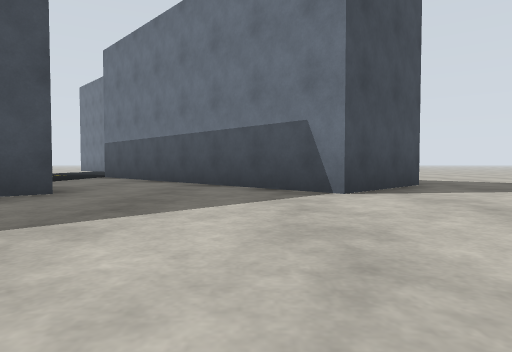
View 1 (above)

12 first-person views from a walk through a world built for the Gazebo simulator. The camera is 0.72 m above the floor, tilts 2° down and sees 75° across. The floor is counted in squares, 2 m on a side. Each view is taken from the middle of a square. On the plan, view 1 faces up. The plan holds only what a view shows up to about 9 squares ahead; the rest is blank. The place goes on beyond the plan.

View 2
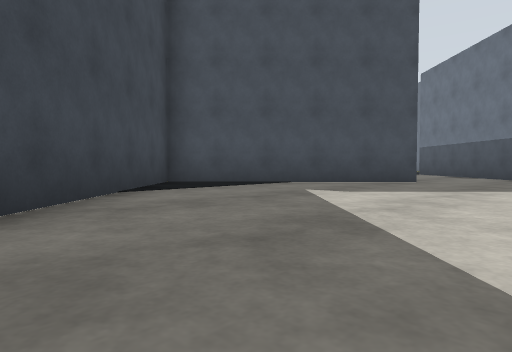

View 3
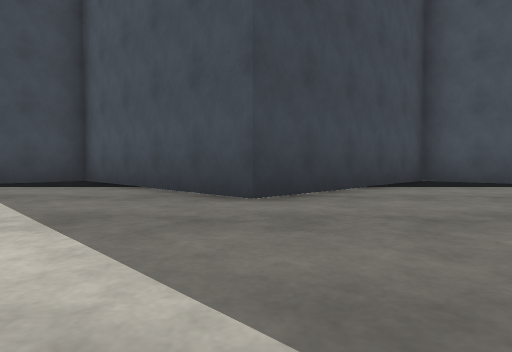

View 4
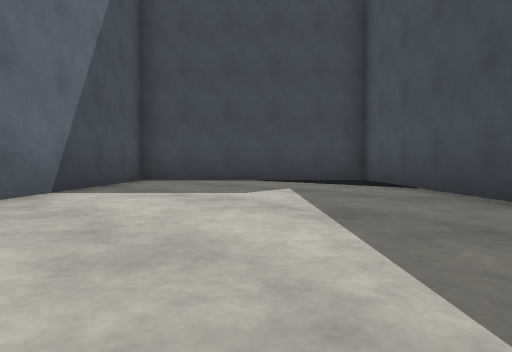

View 5
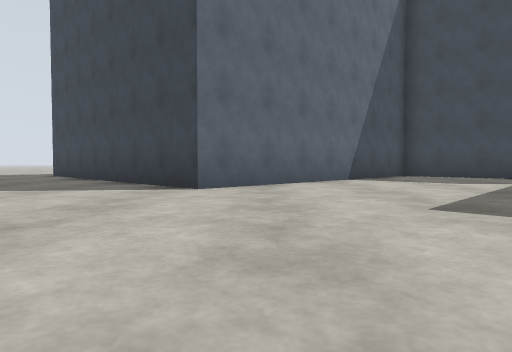

View 6
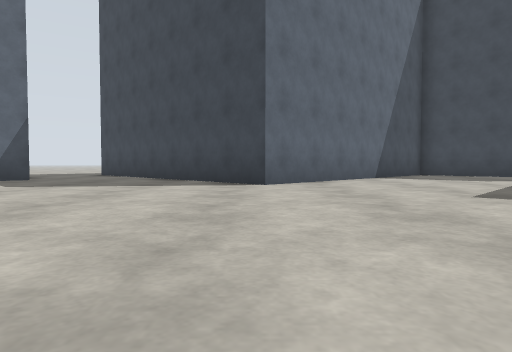

View 7
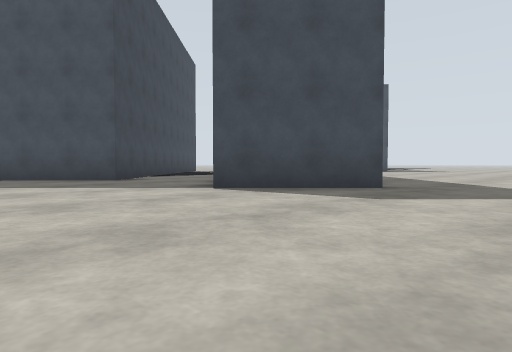

View 8
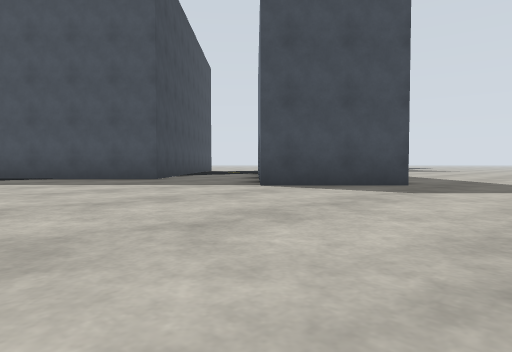

View 9
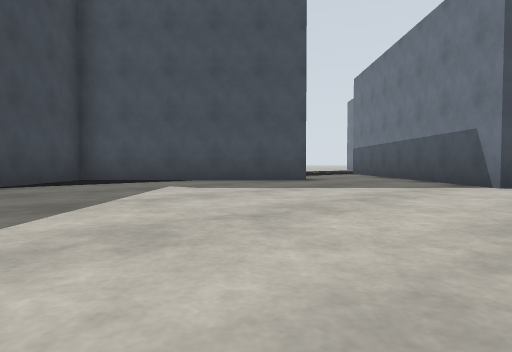

View 10
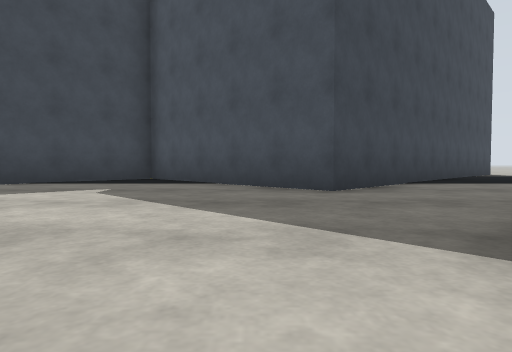

View 11
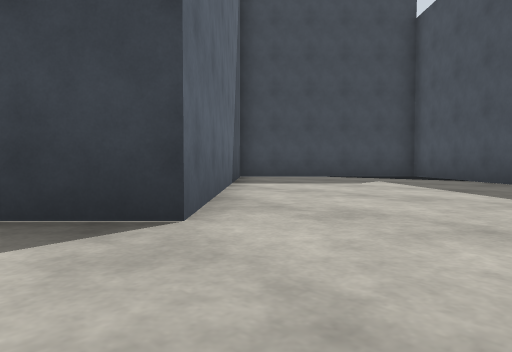

View 12
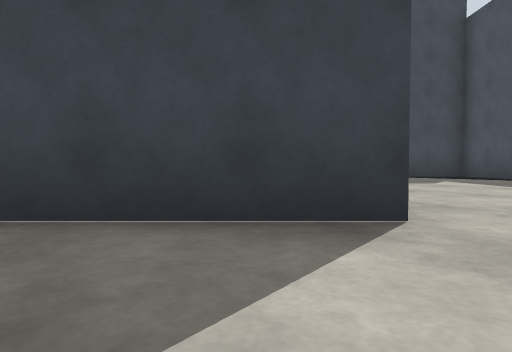

### Floor plan
Key: @ floor where view 1 was taken; . floor; B grey box.
Columns run from 7 left of view 1 to 5 right of it. Each row starts with its distance up from view 1.
 10          ...
  9 ...BB    ....
  8 B...BB   ....
  7  B...BB  ....
  6   B...BB B...
  5    B...BBB...
  4     B...B....
  3    B.........
  2   B..........
  1  B...........
  0  B.....@.....
 -1   B..........
 -2    B.........
 -3     B........
 -4    B.........
 -5   B.......B..
 -6  B.......BBB.
 -7  B......B  BB
 -8   B....B
 -9    B..B
-10     BB

Positions as (right, up) in squares from view 1, and headings:
1: (0, 0), facing up
2: (0, -3), facing up-left
3: (1, -3), facing left
4: (1, -3), facing down-left
5: (2, 0), facing down
6: (3, 1), facing down
7: (5, 1), facing up-left
8: (5, 0), facing up-left
9: (2, -2), facing up-left
10: (2, 3), facing left
11: (4, -3), facing down-left
12: (5, -4), facing down-left
